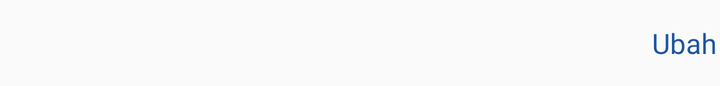
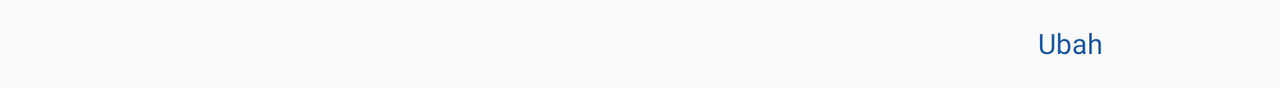

First picture: res/layout/ on a phone held upright. Second picture: the repository's own variant of that layout, on a device whose configuration matches the variant's folder. Source for both follows.
<!-- AndroidManifest.xml: application theme AppTheme -->
<!-- res/layout/data_inventory_list.xml -->
<?xml version="1.0" encoding="utf-8"?>
<LinearLayout xmlns:android="http://schemas.android.com/apk/res/android"
    android:layout_width="match_parent"
    android:layout_height="wrap_content"
    android:paddingTop="12dp"
    android:paddingBottom="12dp">

    <TextView
        android:id="@+id/number"
        android:layout_width="0dp"
        android:layout_height="wrap_content"
        android:layout_weight="0.1"
        android:fontFamily="@font/poppins_regular" />

    <TextView
        android:id="@+id/name"
        android:layout_width="0dp"
        android:layout_height="wrap_content"
        android:layout_column="0"
        android:layout_weight="0.5"
        android:fontFamily="@font/poppins_regular"
        android:paddingStart="4dp"
        android:paddingEnd="0dp"
        android:textColor="@android:color/black"
        android:textSize="14sp" />

    <TextView
        android:id="@+id/qty"
        android:layout_width="0dp"
        android:layout_height="wrap_content"
        android:layout_column="2"
        android:layout_weight="0.3"
        android:fontFamily="@font/poppins_regular"
        android:gravity="center"
        android:textColor="@android:color/black"
        android:textSize="14sp" />

    <TextView
        android:id="@+id/edit"
        android:layout_width="0dp"
        android:layout_height="wrap_content"
        android:layout_column="2"
        android:layout_weight="0.1"
        android:fontFamily="@font/poppins_regular"
        android:gravity="center"
        android:text="@string/edit"
        android:textColor="@color/text_blue"
        android:textSize="14sp" />

</LinearLayout>
<!-- resources referenced by this layout -->
<resources>
  <color name="text_blue">#19549E</color>
  <string name="edit">Ubah</string>
  <style name="AppTheme" parent="Theme.AppCompat.Light.NoActionBar">
          
          <item name="colorPrimary">@color/background_new</item>
          <item name="colorPrimaryDark">@color/colorPrimaryDark</item>
          <item name="colorAccent">@color/colorAccent</item>
          <item name="android:fontFamily">@font/font_regular</item>
          <item name="android:textColor">#000000</item>
          <item name="searchViewStyle">@style/SearchView</item>
          <item name="android:windowFullscreen">true</item>
      </style>
  <color name="background_new">#399983</color>
  <color name="colorPrimaryDark">#3B97A5</color>
  <color name="colorAccent">#333333</color>
  <style name="SearchView" parent="Widget.AppCompat.SearchView">
          <item name="colorControlActivated">@color/colorPrimaryDark</item>
          <item name="android:textColorHint">@color/black</item>
          <item name="android:textSize">14sp</item>
      </style>
  <color name="black">#333333</color>
</resources>
<!-- res/layout-land/data_inventory_list.xml (the repository's variant of the layout above) -->
<!-- drawn on the phone turned sideways -->
<?xml version="1.0" encoding="utf-8"?>
<LinearLayout xmlns:android="http://schemas.android.com/apk/res/android"
    android:layout_width="match_parent"
    android:layout_height="wrap_content"
    android:paddingTop="12dp"
    android:paddingBottom="12dp">

    <TextView
        android:id="@+id/number"
        android:layout_width="0dp"
        android:layout_height="wrap_content"
        android:layout_weight="0.1"
        android:fontFamily="@font/poppins_regular" />

    <TextView
        android:id="@+id/name"
        android:layout_width="0dp"
        android:layout_height="wrap_content"
        android:layout_column="0"
        android:layout_weight="0.5"
        android:fontFamily="@font/poppins_regular"
        android:paddingStart="4dp"
        android:paddingEnd="0dp"
        android:textColor="@android:color/black"
        android:textSize="14sp" />

    <TextView
        android:id="@+id/qty"
        android:layout_width="0dp"
        android:layout_height="wrap_content"
        android:layout_column="2"
        android:layout_weight="0.3"
        android:fontFamily="@font/poppins_regular"
        android:gravity="center"
        android:textColor="@android:color/black"
        android:textSize="14sp" />

    <TextView
        android:id="@+id/edit"
        android:layout_width="0dp"
        android:layout_height="wrap_content"
        android:layout_column="2"
        android:layout_weight="0.1"
        android:fontFamily="@font/poppins_regular"
        android:gravity="center"
        android:text="@string/edit"
        android:textColor="@color/text_blue"
        android:textSize="14sp" />

    <ImageView
        android:id="@+id/delete"
        android:layout_width="20dp"
        android:layout_height="20dp"
        android:gravity="center"
        android:layout_column="2"
        android:layout_weight="0.1"
        android:src="@drawable/ic_trash"/>

</LinearLayout>
